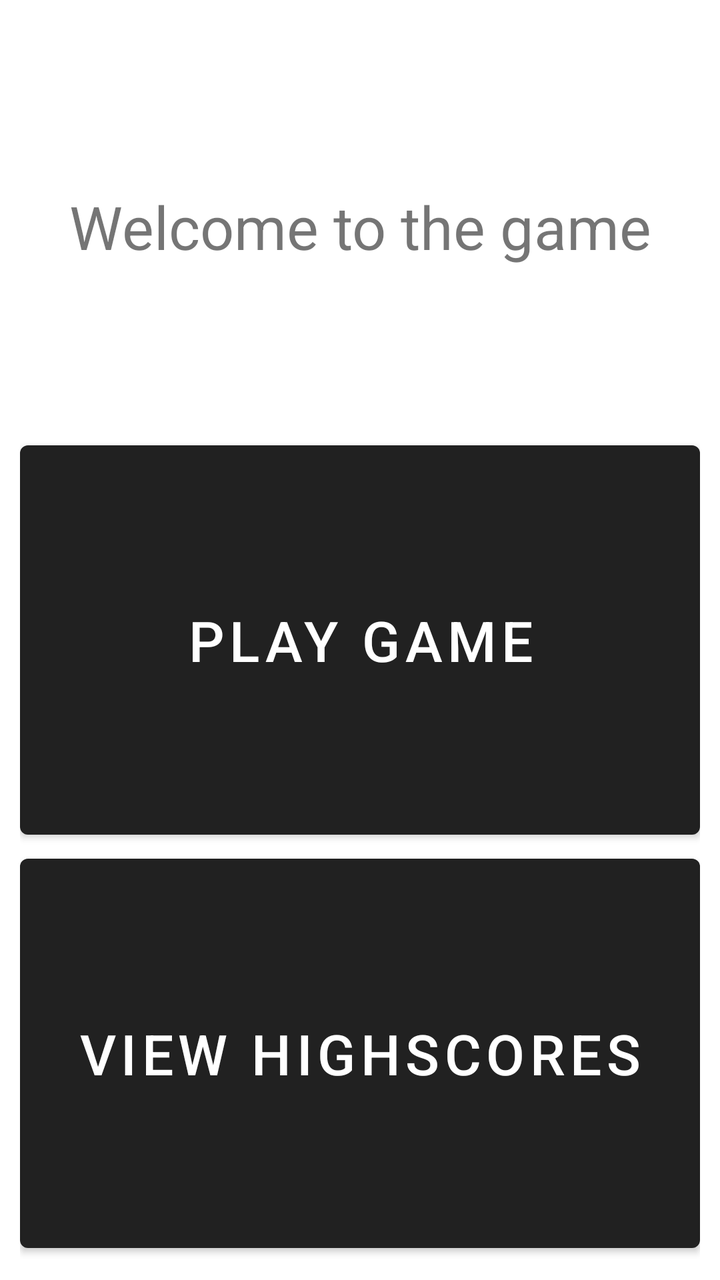
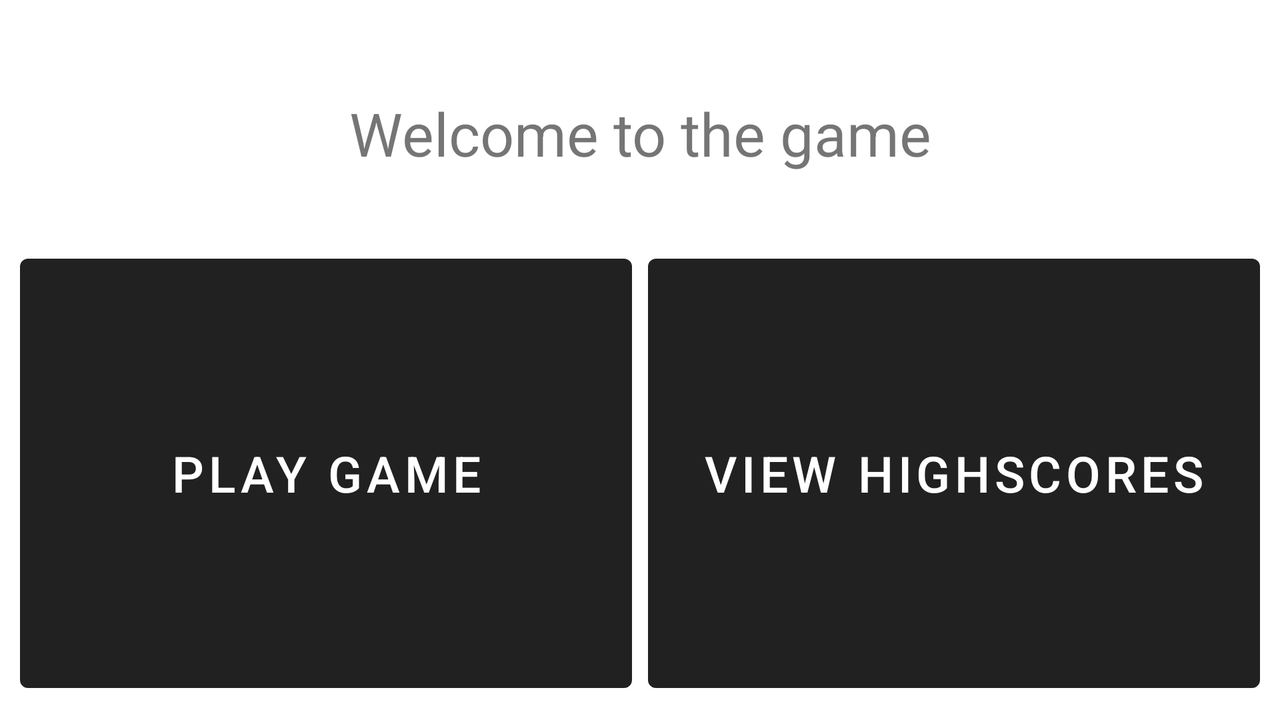

Compare how this app lays out the same screen by default and in its alternative resource folder. The renders come first, then the two layout files and the values they reference.
<!-- AndroidManifest.xml: application theme Theme.Midterm_project -->
<!-- res/layout/fragment_main.xml -->
<?xml version="1.0" encoding="utf-8"?>
<LinearLayout xmlns:android="http://schemas.android.com/apk/res/android"
    android:layout_width="match_parent"
    android:layout_height="match_parent"
    android:orientation="vertical"
    android:padding="10dp">

    <TextView
        android:id="@+id/welcomeTextView"
        android:layout_width="match_parent"
        android:layout_height="0dp"
        android:layout_weight="1"
        android:textSize="30sp"
        android:gravity="center"
        android:text="Welcome to the game"/>

    <Button
        android:id="@+id/playGameButton"
        android:layout_width="match_parent"
        android:layout_height="0dp"
        android:textSize="28sp"
        android:layout_weight="1"
        android:text="Play Game"/>

    <Button
        android:id="@+id/viewHighScoresButton"
        android:layout_width="match_parent"
        android:layout_height="0dp"
        android:textSize="28sp"
        android:layout_weight="1"
        android:text="View HighScores"/>

</LinearLayout>
<!-- resources referenced by this layout -->
<resources>
  <style name="Theme.Midterm_project" parent="Base.Theme.Midterm_project" />
  <style name="Base.Theme.Midterm_project" parent="Theme.MaterialComponents.Light.DarkActionBar">
          
          
      </style>
</resources>
<!-- res/layout-land/fragment_main.xml (the repository's variant of the layout above) -->
<!-- drawn on the phone turned sideways -->
<?xml version="1.0" encoding="utf-8"?>
<LinearLayout xmlns:android="http://schemas.android.com/apk/res/android"
    android:layout_width="match_parent"
    android:layout_height="match_parent"
    android:orientation="vertical"
    android:padding="10dp">

    <TextView
        android:id="@+id/welcomeTextView"
        android:layout_width="match_parent"
        android:layout_height="0dp"
        android:layout_weight="0.5"
        android:gravity="center"
        android:textSize="30sp"
        android:text="Welcome to the game"/>

    <LinearLayout
        android:layout_width="match_parent"
        android:layout_height="0dp"
        android:layout_weight="1"
        android:orientation="horizontal">

        <Button
            android:id="@+id/playGameButton"
            android:layout_width="0dp"
            android:layout_height="match_parent"
            android:layout_weight="1"
            android:textSize="25sp"
            android:layout_marginEnd="8dp"
            android:text="Play Game"/>

        <Button
            android:id="@+id/viewHighScoresButton"
            android:layout_width="0dp"
            android:layout_height="match_parent"
            android:layout_weight="1"
            android:textSize="25sp"
            android:text="View HighScores"/>
    </LinearLayout>

</LinearLayout>
